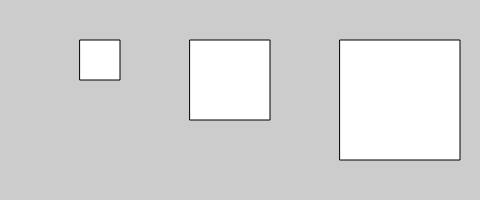
Frame 1 (no input)
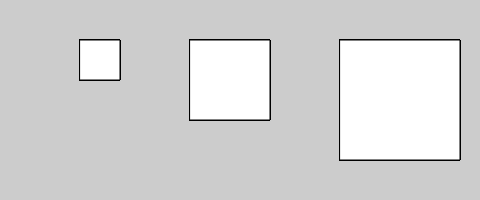
Frame 60 (no input)
Frame 120 (the mouse pressed at the canvas centre since frame 60): identical to frame 60, image omitted

The p5.js sketch that drew these frames (run headless with seeded random() and noise() and a simulated clock; from frame 60 on, the mouse is pressed at the canvas centre):

// p5.js sketch
// ── sketch.js
var x = 80
var y = 40
var d = 70
var s = 40

function setup() {
createCanvas(480, 200);
background(204);
}

function draw(){

rect(x, y, s, s);
rect(x+d+s, y, 2*s, 2*s);
rect(2*s+d+x+d+s, y, 3*s, 3*s);
}
